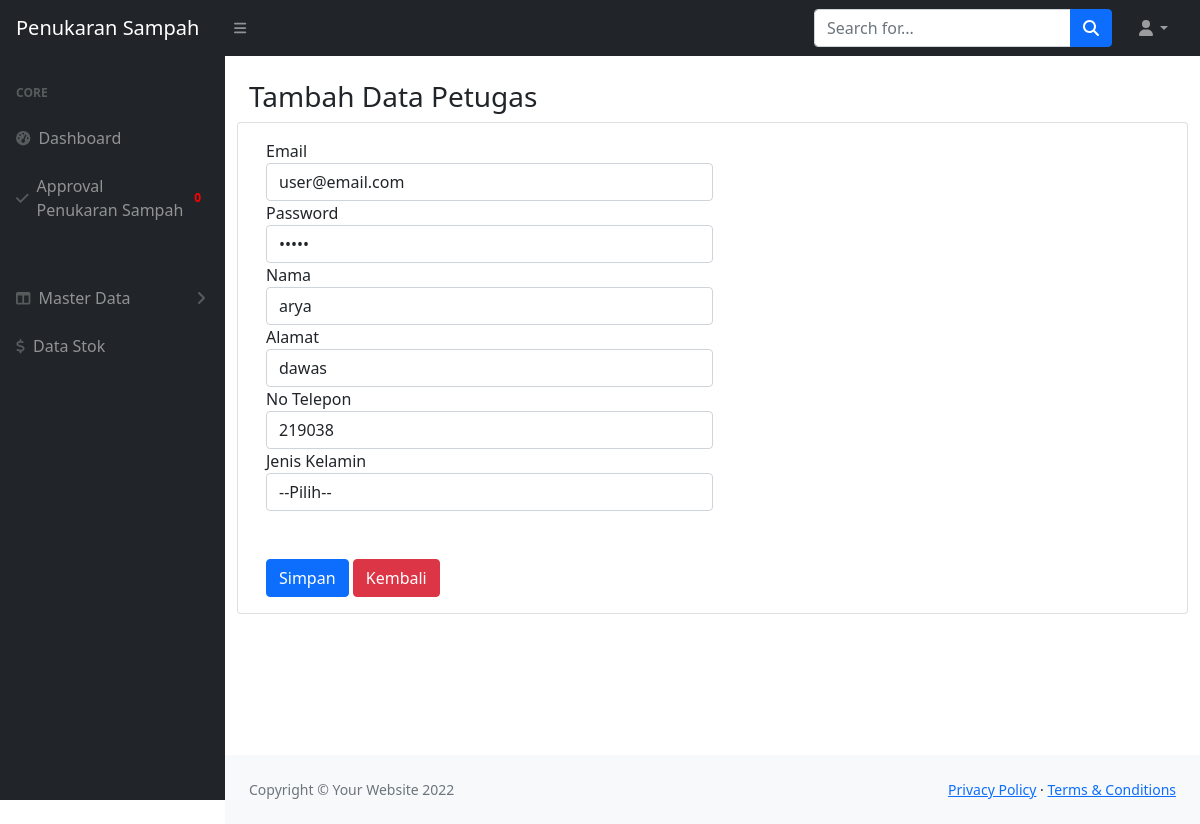
Page /ketua/editpetugas.php?id=13302 (signed in) on the committed database.
### tables this page shows
CREATE TABLE `tb_user` (
  `id_user` varchar(100) NOT NULL,
  `nama` varchar(100) NOT NULL,
  `alamat` varchar(100) NOT NULL,
  `email` varchar(100) NOT NULL,
  `jenis_kelamin` varchar(100) NOT NULL,
  `no_telepon` varchar(100) NOT NULL,
  `password` varchar(100) NOT NULL,
  `hak_akses` varchar(100) NOT NULL
);

### ketua/editpetugas.php (the view, shortened to what this page needs)
<?php
            include 'view/header.php';
            include 'view/sidebar.php';
?>
            <div id="layoutSidenav_content">
            <div class="container-fluid px-4">
                <main>
                    <h3>Tambah Data Petugas</h3>
                <div class="row">
                  <?php
                       $id = $_GET['id'];
                       $qselect = mysqli_query($koneksi,"SELECT * FROM `tb_user` WHERE id_user = '$id'");
                       $data = mysqli_fetch_array($qselect);
               ?>
                    <div class="card mb-4">
                    <div class="card-body">
                    <form action = "Proses/editpetugas.php" method="POST">
                            <div class="form-row">
                                <div class="form-group col-md-6">
                                <label for="inputEmail4">Email</label>
                                <input type="email"  name = "email" class="form-control" id="inputEmail4" placeholder="Email" value = "<?php echo $data['email'];  ?>">
                                </div>
                                <div class="form-group col-md-6">
                                <label for="inputPassword4">Password</label>
                                <input type="password"  class="form-control" id="inputPassword4" placeholder="Password" name = "password" value = "<?php echo $data['password'];  ?>">
                                </div>
                            </div>
                            <div class="form-row">
                                <div class="form-group col-md-6">
                                <label for="inputCity">Nama</label>
                                <input type="text"   name = "nama" placeholder="Nama" class="form-control" id="inputCity" value = "<?php echo $data['nama'];  ?>">
                                </div>
                                <div class="form-row">
                                <div class="form-group col-md-6">
                                <label for="inputCity">Alamat</label>
                                <input type="text"  name = "alamat" placeholder="Alamat" class="form-control" id="inputCity" value = "<?php echo $data['alamat'];  ?>">
                                </div>
                                <div class="form-row">
                                <div class="form-group col-md-6">
                                <label for="inputCity">No Telepon</label>
                                <input type="text"  name = "nohp" placeholder="No Telepon" class="form-control" id="inputCity" value = "<?php echo $data['no_telepon'];  ?>">
                                </div>
                                <div class="form-group col-md-6">
                                <label for="inputState">Jenis Kelamin</label>
                                <select id="inputState" name = "jeniskelamin" class="form-control">
                                    <option value = "<?php echo $data['jenis_kelamin'];  ?>" >--Pilih--</option>
                                </select>
                                </div>
                                <br>
                                <br>
                            <button type="submit" name="fdaftar" class="btn btn-primary">Simpan</button>
                            <button type="submit" name ="fclose" class="btn btn-danger">Kembali</button>
                            </form>
            </main>
</div>
    </body>
</html>
<?php
    include 'view/footer.php';
?>

### rows in the picture
tb_user: email "user@email.com", nama "arya", alamat "dawas", nohp "219038"

### other values in the picture
$array['jml'] "0"
